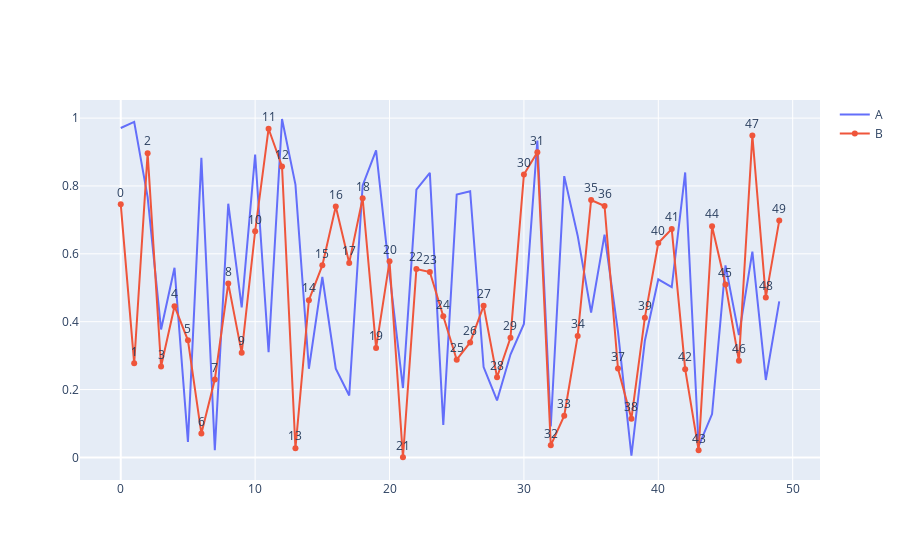

Notebook code cell kept with this figure:
### Code cell
#복합 라인그래프 -> add_trace 를 사용해야함
import plotly.graph_objects as go
import numpy as np
import pandas as pd

df = pd.DataFrame(
    {
        "A" : np.random.rand(50),
        "B" : np.random.rand(50)
    }
)

fig = go.Figure()

fig.add_trace(
    go.Scatter(
        x=df.index,
        y=df["A"],
        mode="lines",
        name = "A",
        showlegend=True
        
    )
)
fig.add_trace(
    go.Scatter(
        x=df.index,
        y=df["B"],
        mode="lines+markers+text",
        name = "B",
        showlegend=True,
        text = df.index,
        textposition="top center" # marker를 중심으로 상단 중앙정렬!
    )
)

fig.show()

### Figure 1 — Plotly figure (JSON) as saved in the notebook; plotly's stock layout.template omitted (floating-point values rounded to 4 significant figures)
{"data": [{"mode": "lines", "name": "A", "showlegend": true, "type": "scatter", "x": [0, 1, 2, 3, 4, 5, 6, 7, 8, 9, 10, 11, 12, 13, 14, 15, 16, 17, 18, 19, 20, 21, 22, 23, 24, 25, 26, 27, 28, 29, 30, 31, 32, 33, 34, 35, 36, 37, 38, 39, 40, 41, 42, 43, 44, 45, 46, 47, 48, 49], "y": [0.9708, 0.9887, 0.7674, 0.3772, 0.5587, 0.04562, 0.8827, 0.02142, 0.7478, 0.4424, 0.8928, 0.3099, 0.9974, 0.804, 0.2612, 0.5317, 0.2612, 0.1824, 0.8014, 0.9049, 0.5401, 0.2045, 0.7894, 0.8385, 0.09541, 0.7744, 0.7844, 0.2661, 0.1679, 0.3033, 0.3935, 0.9339, 0.09118, 0.8289, 0.6534, 0.4271, 0.6564, 0.3705, 0.005066, 0.3437, 0.5248, 0.5021, 0.8398, 0.03307, 0.1276, 0.566, 0.3607, 0.6066, 0.2282, 0.4597]}, {"mode": "lines+markers+text", "name": "B", "showlegend": true, "text": [0, 1, 2, 3, 4, 5, 6, 7, 8, 9, 10, 11, 12, 13, 14, 15, 16, 17, 18, 19, 20, 21, 22, 23, 24, 25, 26, 27, 28, 29, 30, 31, 32, 33, 34, 35, 36, 37, 38, 39, 40, 41, 42, 43, 44, 45, 46, 47, 48, 49], "textposition": "top center", "type": "scatter", "x": [0, 1, 2, 3, 4, 5, 6, 7, 8, 9, 10, 11, 12, 13, 14, 15, 16, 17, 18, 19, 20, 21, 22, 23, 24, 25, 26, 27, 28, 29, 30, 31, 32, 33, 34, 35, 36, 37, 38, 39, 40, 41, 42, 43, 44, 45, 46, 47, 48, 49], "y": [0.7459, 0.2773, 0.8967, 0.2676, 0.4456, 0.345, 0.07011, 0.2295, 0.5128, 0.3081, 0.6665, 0.9687, 0.8577, 0.02708, 0.4633, 0.566, 0.7394, 0.5732, 0.7637, 0.3227, 0.5779, 0.0004241, 0.5553, 0.5464, 0.416, 0.2879, 0.3388, 0.4466, 0.2362, 0.3525, 0.8335, 0.8992, 0.03543, 0.123, 0.3582, 0.7585, 0.741, 0.2617, 0.1141, 0.4119, 0.6317, 0.673, 0.26, 0.02084, 0.6814, 0.5098, 0.2845, 0.9488, 0.4716, 0.698]}], "layout": {}}
